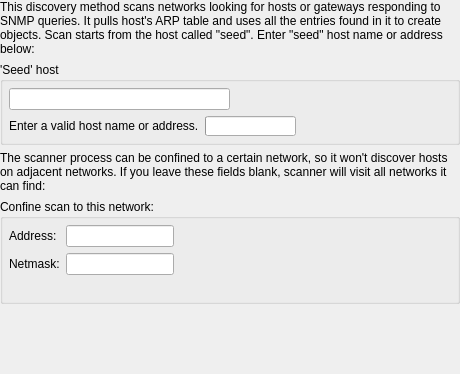
     <widget class="QWidget" name="WizardPage4" >
      <layout class="QVBoxLayout" >
       <property name="spacing" >
        <number>6</number>
       </property>
       <property name="leftMargin" >
        <number>0</number>
       </property>
       <property name="topMargin" >
        <number>0</number>
       </property>
       <property name="rightMargin" >
        <number>0</number>
       </property>
       <property name="bottomMargin" >
        <number>0</number>
       </property>
       <item>
        <widget class="QLabel" name="textLabel3_2" >
         <property name="text" >
          <string>This discovery method scans networks looking for hosts or gateways responding to SNMP queries. It pulls host's ARP table and uses all the entries found in it to create objects. Scan starts from the host called "seed". Enter "seed" host name or address below:</string>
         </property>
         <property name="alignment" >
          <set>Qt::AlignVCenter</set>
         </property>
         <property name="wordWrap" >
          <bool>true</bool>
         </property>
        </widget>
       </item>
       <item>
        <widget class="QGroupBox" name="buttonGroup4" >
         <property name="title" >
          <string>'Seed' host</string>
         </property>
         <layout class="QGridLayout" >
          <property name="leftMargin" >
           <number>6</number>
          </property>
          <property name="topMargin" >
           <number>6</number>
          </property>
          <property name="rightMargin" >
           <number>6</number>
          </property>
          <property name="bottomMargin" >
           <number>6</number>
          </property>
          <property name="horizontalSpacing" >
           <number>6</number>
          </property>
          <property name="verticalSpacing" >
           <number>6</number>
          </property>
          <item row="0" column="0" >
           <layout class="QHBoxLayout" >
            <property name="spacing" >
             <number>6</number>
            </property>
            <property name="leftMargin" >
             <number>0</number>
            </property>
            <property name="topMargin" >
             <number>0</number>
            </property>
            <property name="rightMargin" >
             <number>0</number>
            </property>
            <property name="bottomMargin" >
             <number>0</number>
            </property>
            <item>
             <widget class="QLineEdit" name="seedhostname" >
              <property name="text" >
               <string/>
              </property>
             </widget>
            </item>
            <item>
             <spacer>
              <property name="orientation" >
               <enum>Qt::Horizontal</enum>
              </property>
              <property name="sizeType" >
               <enum>QSizePolicy::Expanding</enum>
              </property>
              <property name="sizeHint" >
               <size>
                <width>211</width>
                <height>21</height>
               </size>
              </property>
             </spacer>
            </item>
           </layout>
          </item>
          <item row="1" column="0" >
           <layout class="QHBoxLayout" >
            <property name="spacing" >
             <number>6</number>
            </property>
            <property name="leftMargin" >
             <number>0</number>
            </property>
            <property name="topMargin" >
             <number>0</number>
            </property>
            <property name="rightMargin" >
             <number>0</number>
            </property>
            <property name="bottomMargin" >
             <number>0</number>
            </property>
            <item>
             <widget class="QLabel" name="seedhosterror_message" >
              <property name="enabled" >
               <bool>true</bool>
              </property>
              <property name="minimumSize" >
               <size>
                <width>0</width>
                <height>20</height>
               </size>
              </property>
              <property name="text" >
               <string>Enter a valid host name or address.</string>
              </property>
              <property name="wordWrap" >
               <bool>false</bool>
              </property>
             </widget>
            </item>
            <item>
             <widget class="QProgressBar" name="DNSprogress" >
              <property name="sizePolicy" >
               <sizepolicy vsizetype="Fixed" hsizetype="Fixed" >
                <horstretch>0</horstretch>
                <verstretch>0</verstretch>
               </sizepolicy>
              </property>
              <property name="maximumSize" >
               <size>
                <width>32767</width>
                <height>20</height>
               </size>
              </property>
              <property name="orientation" >
               <enum>Qt::Horizontal</enum>
              </property>
             </widget>
            </item>
            <item>
             <spacer>
              <property name="orientation" >
               <enum>Qt::Horizontal</enum>
              </property>
              <property name="sizeType" >
               <enum>QSizePolicy::Expanding</enum>
              </property>
              <property name="sizeHint" >
               <size>
                <width>40</width>
                <height>20</height>
               </size>
              </property>
             </spacer>
            </item>
           </layout>
          </item>
         </layout>
        </widget>
       </item>
       <item>
        <widget class="QLabel" name="textLabel4" >
         <property name="text" >
          <string>The scanner process can be confined to a certain network, so it won't discover hosts on adjacent networks. If you leave these fields blank, scanner will visit all networks it can find:</string>
         </property>
         <property name="alignment" >
          <set>Qt::AlignVCenter</set>
         </property>
         <property name="wordWrap" >
          <bool>true</bool>
         </property>
        </widget>
       </item>
       <item>
        <widget class="QGroupBox" name="buttonGroup3" >
         <property name="title" >
          <string>Confine scan to this network:</string>
         </property>
         <layout class="QGridLayout" >
          <property name="leftMargin" >
           <number>6</number>
          </property>
          <property name="topMargin" >
           <number>6</number>
          </property>
          <property name="rightMargin" >
           <number>6</number>
          </property>
          <property name="bottomMargin" >
           <number>6</number>
          </property>
          <property name="horizontalSpacing" >
           <number>6</number>
          </property>
          <property name="verticalSpacing" >
           <number>6</number>
          </property>
          <item row="0" column="1" >
           <widget class="QLineEdit" name="snmpinaddr" />
          </item>
          <item row="1" column="1" >
           <widget class="QLineEdit" name="snmpinmask" />
          </item>
          <item row="0" column="2" >
           <spacer>
            <property name="orientation" >
             <enum>Qt::Horizontal</enum>
            </property>
            <property name="sizeType" >
             <enum>QSizePolicy::Expanding</enum>
            </property>
            <property name="sizeHint" >
             <size>
              <width>271</width>
              <height>20</height>
             </size>
            </property>
           </spacer>
          </item>
          <item row="1" column="2" >
           <spacer>
            <property name="orientation" >
             <enum>Qt::Horizontal</enum>
            </property>
            <property name="sizeType" >
             <enum>QSizePolicy::Expanding</enum>
            </property>
            <property name="sizeHint" >
             <size>
              <width>271</width>
              <height>20</height>
             </size>
            </property>
           </spacer>
          </item>
          <item row="1" column="0" >
           <widget class="QLabel" name="textLabel6" >
            <property name="text" >
             <string>Netmask:</string>
            </property>
            <property name="wordWrap" >
             <bool>false</bool>
            </property>
           </widget>
          </item>
          <item row="0" column="0" >
           <widget class="QLabel" name="textLabel5" >
            <property name="text" >
             <string>Address:</string>
            </property>
            <property name="wordWrap" >
             <bool>false</bool>
            </property>
           </widget>
          </item>
          <item row="2" column="0" colspan="3" >
           <widget class="QLabel" name="confineerror_message" >
            <property name="text" >
             <string/>
            </property>
            <property name="wordWrap" >
             <bool>false</bool>
            </property>
           </widget>
          </item>
         </layout>
        </widget>
       </item>
       <item>
        <spacer>
         <property name="orientation" >
          <enum>Qt::Vertical</enum>
         </property>
         <property name="sizeType" >
          <enum>QSizePolicy::Expanding</enum>
         </property>
         <property name="sizeHint" >
          <size>
           <width>20</width>
           <height>70</height>
          </size>
         </property>
        </spacer>
       </item>
      </layout>
     </widget>
